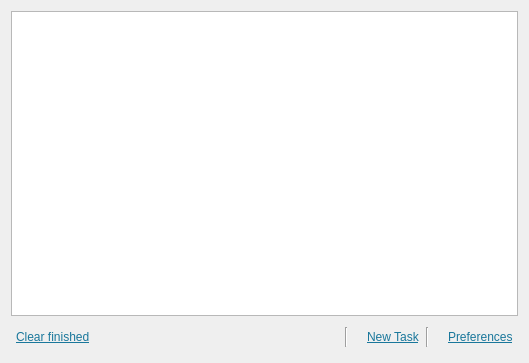
<?xml version="1.0" encoding="UTF-8"?>
<ui version="4.0">
 <class>Transf0r</class>
 <widget class="QWidget" name="Transf0r">
  <property name="geometry">
   <rect>
    <x>0</x>
    <y>0</y>
    <width>529</width>
    <height>363</height>
   </rect>
  </property>
  <property name="windowTitle">
   <string>Form</string>
  </property>
  <layout class="QVBoxLayout" name="verticalLayout">
   <item>
    <widget class="QListWidget" name="listWidget">
     <property name="contextMenuPolicy">
      <enum>Qt::ActionsContextMenu</enum>
     </property>
     <property name="editTriggers">
      <set>QAbstractItemView::NoEditTriggers</set>
     </property>
     <property name="iconSize">
      <size>
       <width>0</width>
       <height>30</height>
      </size>
     </property>
    </widget>
   </item>
   <item>
    <layout class="QHBoxLayout" name="horizontalLayout">
     <property name="leftMargin">
      <number>5</number>
     </property>
     <property name="rightMargin">
      <number>5</number>
     </property>
     <item>
      <widget class="QLabel" name="label">
       <property name="sizePolicy">
        <sizepolicy hsizetype="Preferred" vsizetype="Fixed">
         <horstretch>0</horstretch>
         <verstretch>0</verstretch>
        </sizepolicy>
       </property>
       <property name="minimumSize">
        <size>
         <width>0</width>
         <height>30</height>
        </size>
       </property>
       <property name="text">
        <string>&lt;html&gt;&lt;head/&gt;&lt;body&gt;&lt;p&gt;&lt;a href=&quot;#clear&quot;&gt;&lt;span style=&quot; text-decoration: underline; color:#19779b;&quot;&gt;Clear finished&lt;/span&gt;&lt;/a&gt;&lt;/p&gt;&lt;/body&gt;&lt;/html&gt;</string>
       </property>
      </widget>
     </item>
     <item>
      <spacer name="horizontalSpacer">
       <property name="minimumSize">
        <size>
         <width>0</width>
         <height>30</height>
        </size>
       </property>
       <property name="orientation">
        <enum>Qt::Horizontal</enum>
       </property>
       <property name="sizeHint" stdset="0">
        <size>
         <width>40</width>
         <height>20</height>
        </size>
       </property>
      </spacer>
     </item>
     <item>
      <widget class="Line" name="line">
       <property name="sizePolicy">
        <sizepolicy hsizetype="Fixed" vsizetype="Fixed">
         <horstretch>0</horstretch>
         <verstretch>0</verstretch>
        </sizepolicy>
       </property>
       <property name="minimumSize">
        <size>
         <width>0</width>
         <height>20</height>
        </size>
       </property>
       <property name="orientation">
        <enum>Qt::Vertical</enum>
       </property>
      </widget>
     </item>
     <item>
      <widget class="QLabel" name="label_4">
       <property name="text">
        <string/>
       </property>
       <property name="pixmap">
        <pixmap resource="../resources.qrc">:/resources/images/vcs-added.png</pixmap>
       </property>
      </widget>
     </item>
     <item>
      <widget class="QLabel" name="label_3">
       <property name="sizePolicy">
        <sizepolicy hsizetype="Preferred" vsizetype="Fixed">
         <horstretch>0</horstretch>
         <verstretch>0</verstretch>
        </sizepolicy>
       </property>
       <property name="minimumSize">
        <size>
         <width>0</width>
         <height>30</height>
        </size>
       </property>
       <property name="text">
        <string>&lt;html&gt;&lt;head/&gt;&lt;body&gt;&lt;p&gt;&lt;a href=&quot;#clear&quot;&gt;&lt;span style=&quot; text-decoration: underline; color:#19779b;&quot;&gt;New Task&lt;/span&gt;&lt;/a&gt;&lt;/p&gt;&lt;/body&gt;&lt;/html&gt;</string>
       </property>
      </widget>
     </item>
     <item>
      <widget class="Line" name="line_3">
       <property name="sizePolicy">
        <sizepolicy hsizetype="Fixed" vsizetype="Fixed">
         <horstretch>0</horstretch>
         <verstretch>0</verstretch>
        </sizepolicy>
       </property>
       <property name="minimumSize">
        <size>
         <width>0</width>
         <height>20</height>
        </size>
       </property>
       <property name="orientation">
        <enum>Qt::Vertical</enum>
       </property>
      </widget>
     </item>
     <item>
      <widget class="QLabel" name="label_5">
       <property name="text">
        <string/>
       </property>
       <property name="pixmap">
        <pixmap resource="../resources.qrc">:/resources/images/text-field.png</pixmap>
       </property>
      </widget>
     </item>
     <item>
      <widget class="QLabel" name="label_6">
       <property name="sizePolicy">
        <sizepolicy hsizetype="Preferred" vsizetype="Fixed">
         <horstretch>0</horstretch>
         <verstretch>0</verstretch>
        </sizepolicy>
       </property>
       <property name="minimumSize">
        <size>
         <width>0</width>
         <height>30</height>
        </size>
       </property>
       <property name="text">
        <string>&lt;html&gt;&lt;head/&gt;&lt;body&gt;&lt;p&gt;&lt;a href=&quot;#clear&quot;&gt;&lt;span style=&quot; text-decoration: underline; color:#19779b;&quot;&gt;Preferences&lt;/span&gt;&lt;/a&gt;&lt;/p&gt;&lt;/body&gt;&lt;/html&gt;</string>
       </property>
      </widget>
     </item>
    </layout>
   </item>
  </layout>
 </widget>
 <resources>
  <include location="../resources.qrc"/>
 </resources>
 <connections/>
</ui>
